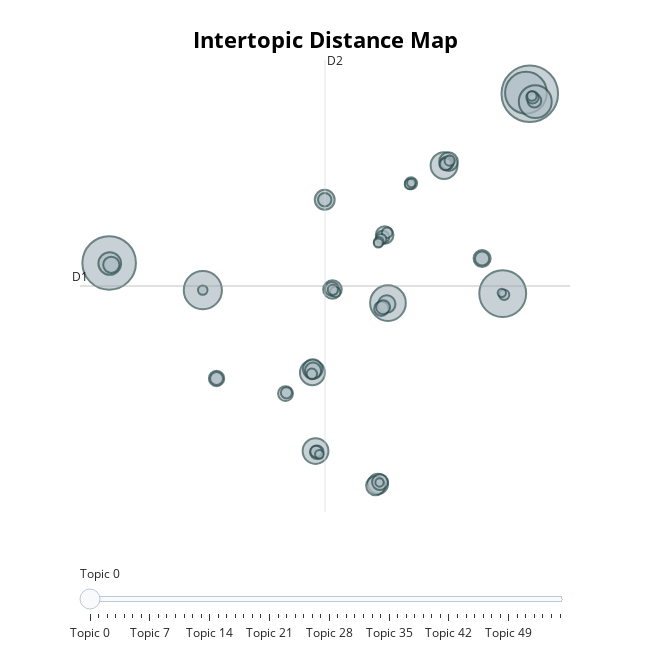

Notebook cell for this chart:
### Code cell
topicModel.visualize_topics()
